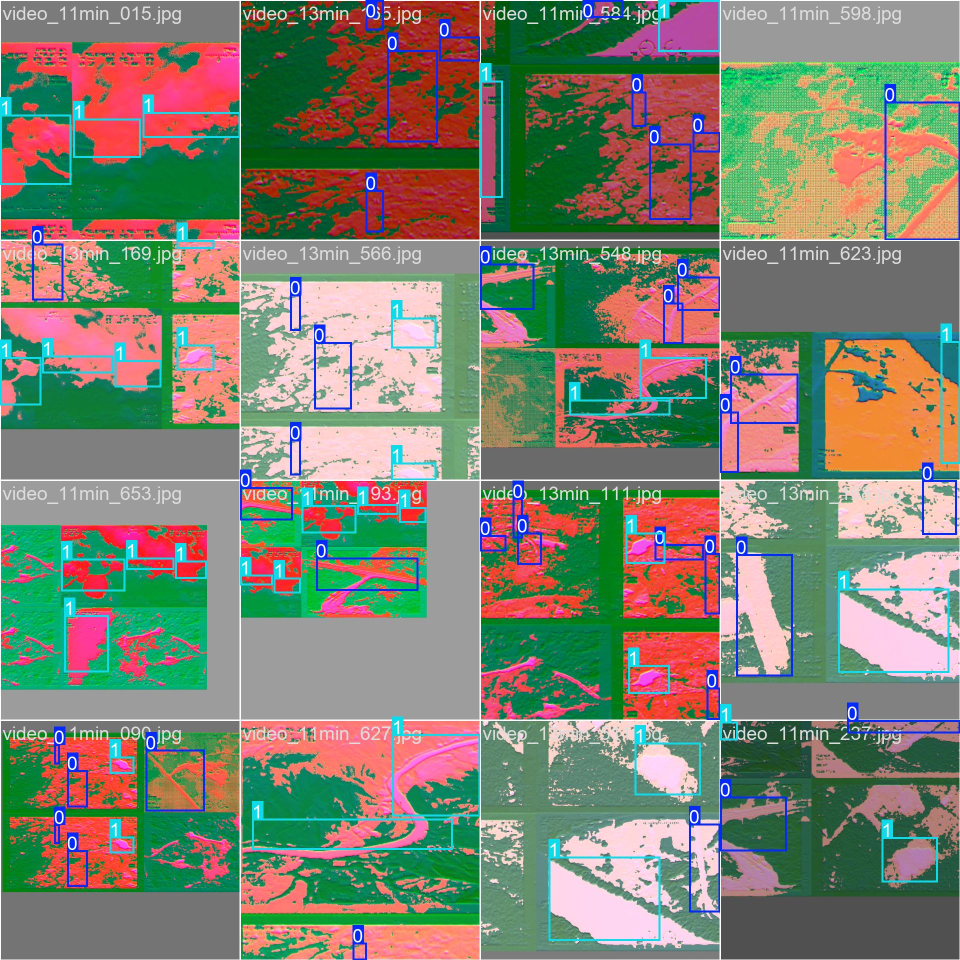
#> input picture runs/detect/flir_yolov11l_preprocesado/train_batch0.jpg, 1920 x 1920 px (shown at 1/2 size)
$ python filter.py runs/detect/flir_yolov11l_preprocesado out   (older library calls are emulated)
#> lines starting #> are read from the running program, lines starting #| are printed output that depends on the picture
import os
import sys
import cv2
import numpy as np
from skimage import io
from skimage.exposure import equalize_adapthist

def process_image(image_path):
    img = io.imread(image_path)
#> img is the input picture: shape (1920, 1920, 3); mean R, G, B 126.7, 129.5, 112.2
    img_resized = cv2.resize(img, (300, 300))
    img_gray = cv2.cvtColor(img_resized, cv2.COLOR_BGR2GRAY)
    img_blur = cv2.GaussianBlur(img_gray, (5, 5), 0)
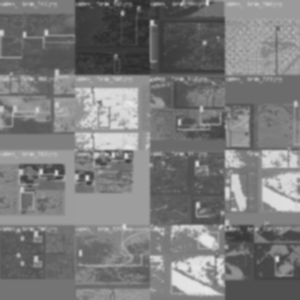
#> img_blur: shape (300, 300); min 44, max 232, mean 122.5

    img_equalized = equalize_adapthist(img_blur)
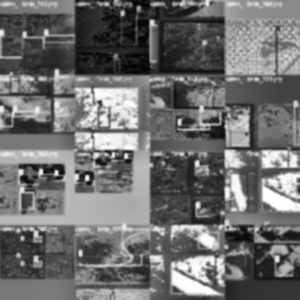
#> img_equalized: shape (300, 300) float64; min 0, max 1, mean 0.435
    img_equalized = (img_equalized * 255).astype(np.uint8)

    sobelx = cv2.Sobel(img_equalized, cv2.CV_64F, 1, 0, ksize=3)
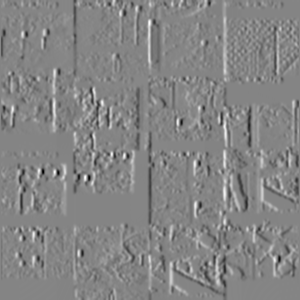
#> sobelx: shape (300, 300) float64; min -710, max 653, mean -0.1; drawn with min black and max white
    sobely = cv2.Sobel(img_equalized, cv2.CV_64F, 0, 1, ksize=3)
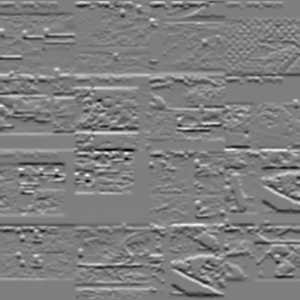
#> sobely: shape (300, 300) float64; min -638, max 644, mean -0.2; drawn with min black and max white
    sobel_mag = np.sqrt(sobelx**2 + sobely**2)
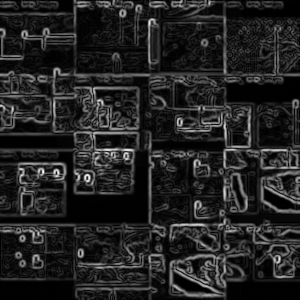
#> sobel_mag: shape (300, 300) float64; min 0, max 710.1, mean 99.5; drawn with min black and max white
    sobel_mag = cv2.normalize(sobel_mag, None, 0, 255, cv2.NORM_MINMAX).astype(np.uint8)

    laplacian = cv2.Laplacian(img_equalized, cv2.CV_64F)
    laplacian = np.uint8(np.absolute(laplacian))
    laplacian = cv2.normalize(laplacian, None, 0, 255, cv2.NORM_MINMAX)
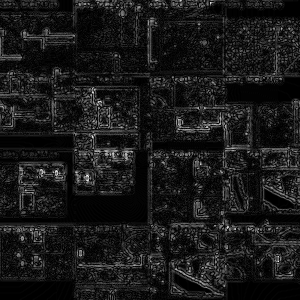
#> laplacian: shape (300, 300); min 0, max 255, mean 25.2

    feature_image = np.dstack((img_equalized, sobel_mag, laplacian))
    return feature_image

def main(input_dir, output_dir):
    supported_ext = ('.jpg', '.jpeg', '.png', '.bmp', '.tif', '.tiff')

    for root, _, files in os.walk(input_dir):
        for file in files:
            if file.lower().endswith(supported_ext):
                input_path = os.path.join(root, file)

                rel_path = os.path.relpath(input_path, input_dir)
                label = os.path.dirname(rel_path)

                output_label_dir = os.path.join(output_dir, label)
                os.makedirs(output_label_dir, exist_ok=True)

                output_path = os.path.join(output_label_dir, file)

                try:
                    processed_img = process_image(input_path)
                    io.imsave(output_path, processed_img)
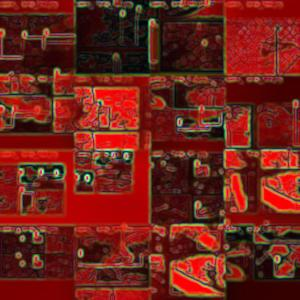
#> saved as train_batch0.jpg: shape (300, 300, 3); mean R, G, B 110.5, 35.3, 25.4
                    print(f"Processed: {input_path} -> {output_path}")
                except Exception as e:
                    print(f"Failed to process {input_path}: {e}")

if __name__ == "__main__":
    if len(sys.argv) != 3:
        print("Usage: python script.py <input_folder> <output_folder>")
        print("Example: python filter.py data/Imagenes/train data/Procesado/train")
        sys.exit(1)

    input_folder = sys.argv[1]
    output_folder = sys.argv[2]

    if not os.path.exists(input_folder):
        print(f"Input folder does not exist: {input_folder}")
        sys.exit(1)

    main(input_folder, output_folder)

$ run again, on runs/detect/flir_yolov11l_preprocesado/train_batch1560.jpg
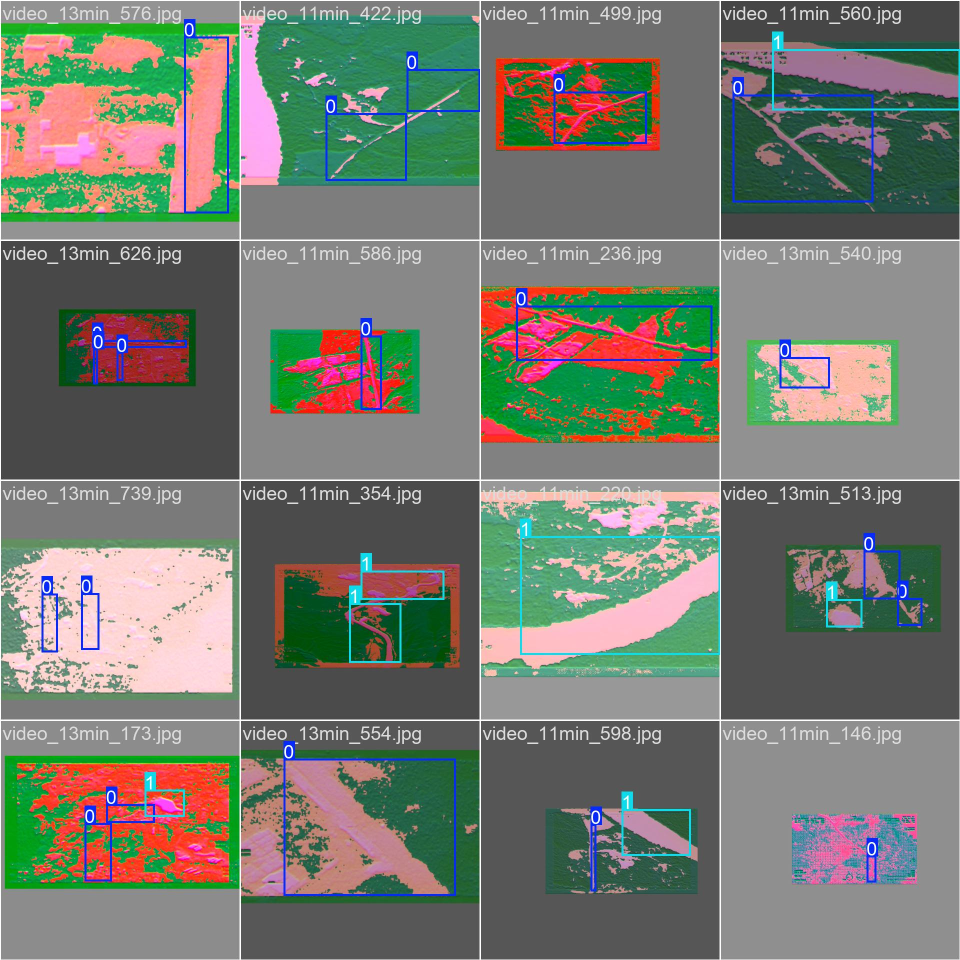
#> input picture runs/detect/flir_yolov11l_preprocesado/train_batch1560.jpg, 1920 x 1920 px (shown at 1/2 size)
#> in process_image, img is the input picture: shape (1920, 1920, 3); mean R, G, B 117.6, 122, 112.1
#> in process_image, `laplacian = cv2.normalize(laplacian, None, 0, 255, cv2.NORM_MINMAX)`:
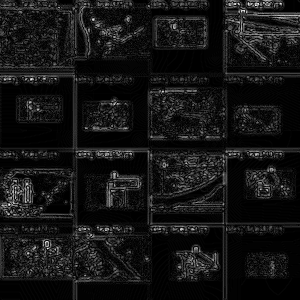
#> laplacian: shape (300, 300); min 0, max 255, mean 21.1
#> in main, `io.imsave(output_path, processed_img)`:
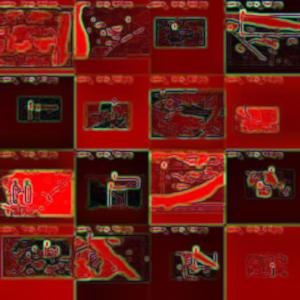
#> saved as train_batch1560.jpg: shape (300, 300, 3); mean R, G, B 106.6, 28.9, 21.3

$ run again, on runs/detect/flir_yolov11l_preprocesado/train_batch1561.jpg
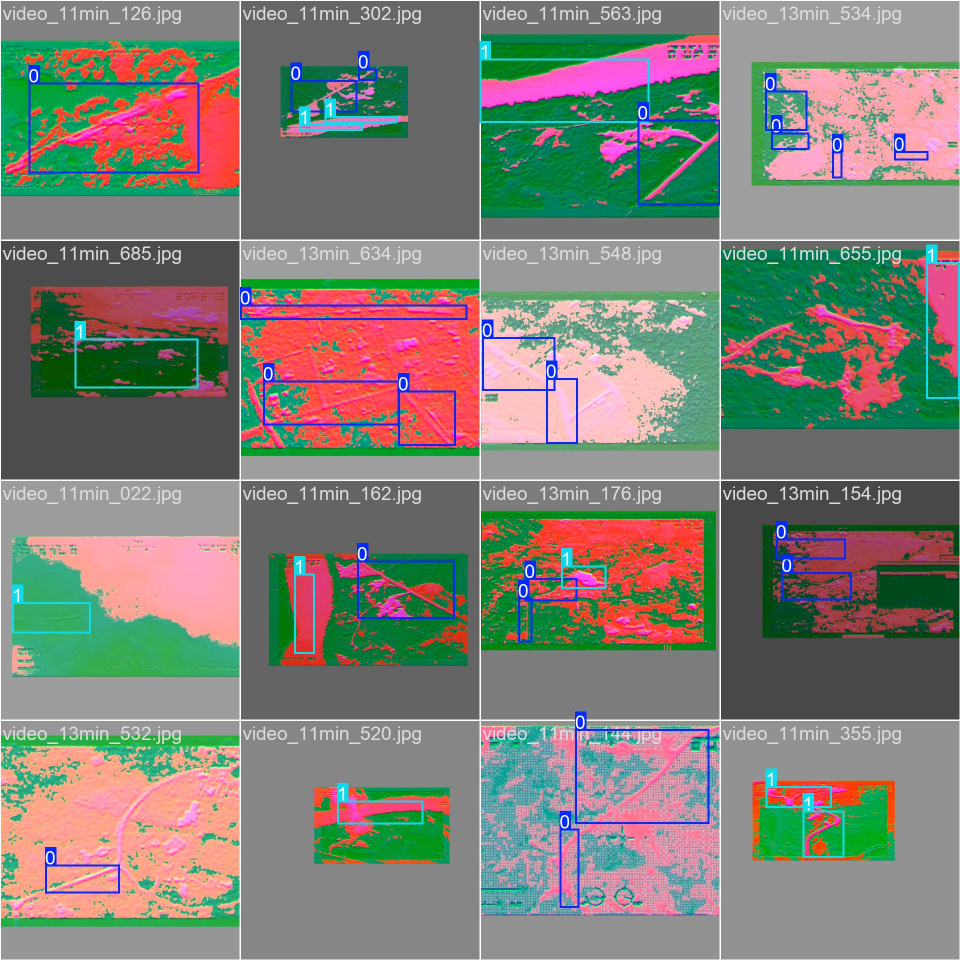
#> input picture runs/detect/flir_yolov11l_preprocesado/train_batch1561.jpg, 1920 x 1920 px (shown at 1/2 size)
#> in process_image, img is the input picture: shape (1920, 1920, 3); mean R, G, B 127.9, 127.7, 118.8
#> in process_image, `laplacian = cv2.normalize(laplacian, None, 0, 255, cv2.NORM_MINMAX)`:
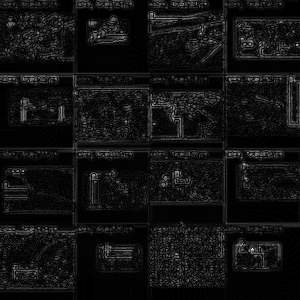
#> laplacian: shape (300, 300); min 0, max 255, mean 18
#> in main, `io.imsave(output_path, processed_img)`:
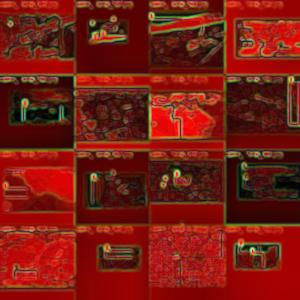
#> saved as train_batch1561.jpg: shape (300, 300, 3); mean R, G, B 119.9, 28.9, 18.2

$ run again, on runs/detect/flir_yolov11l_preprocesado/train_batch1562.jpg
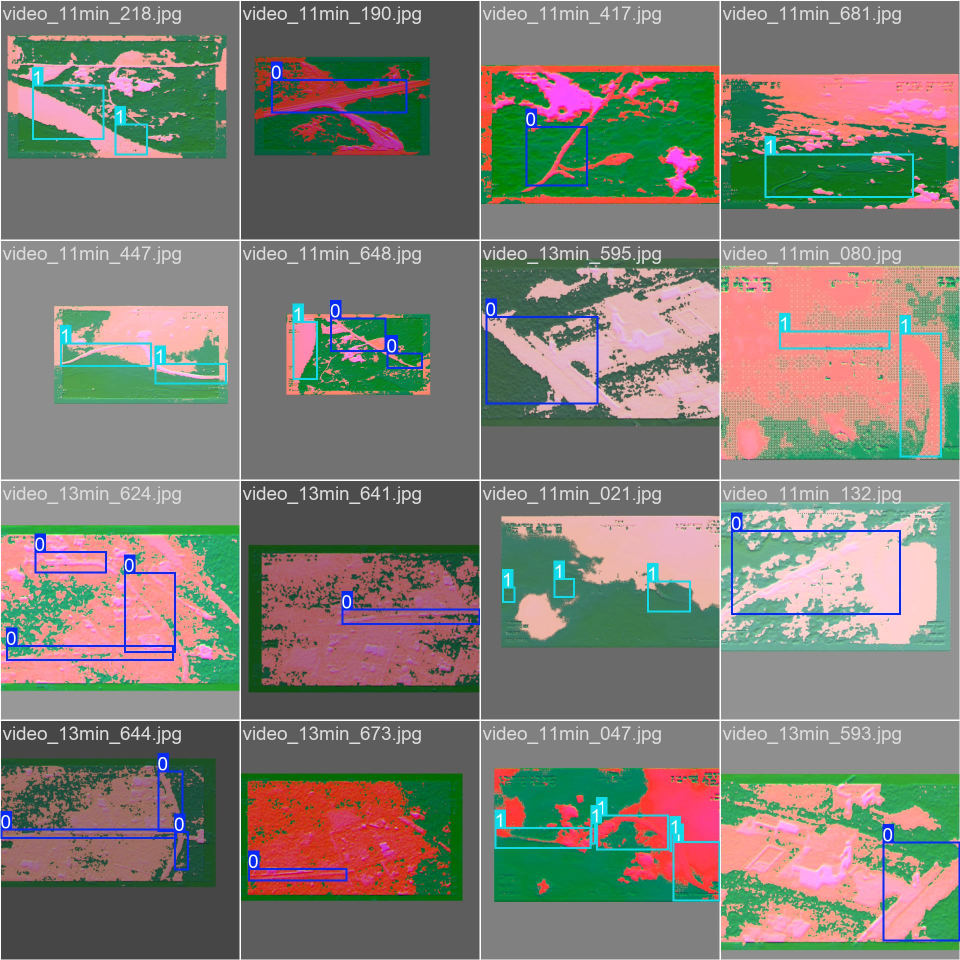
#> input picture runs/detect/flir_yolov11l_preprocesado/train_batch1562.jpg, 1920 x 1920 px (shown at 1/2 size)
#> in process_image, img is the input picture: shape (1920, 1920, 3); mean R, G, B 127.8, 125.6, 116.5
#> in main, `io.imsave(output_path, processed_img)`:
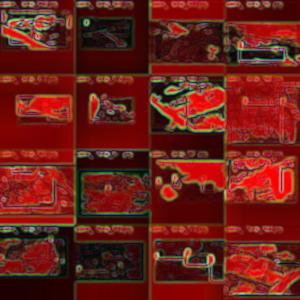
#> saved as train_batch1562.jpg: shape (300, 300, 3); mean R, G, B 106.8, 32.4, 24.7
